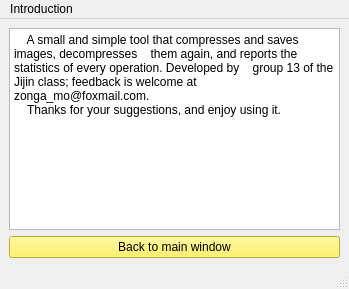
<?xml version="1.0" encoding="UTF-8"?>
<ui version="4.0">
 <class>IntroduceWindow</class>
 <widget class="QMainWindow" name="IntroduceWindow">
  <property name="geometry">
   <rect>
    <x>0</x>
    <y>0</y>
    <width>349</width>
    <height>289</height>
   </rect>
  </property>
  <property name="windowTitle">
   <string>Introduction</string>
  </property>
  <property name="styleSheet">
   <string notr="true"/>
  </property>
  <widget class="QWidget" name="centralwidget">
   <layout class="QGridLayout" name="gridLayout">
    <item row="0" column="0">
     <widget class="QTextBrowser" name="textBrowser">
      <property name="html">
       <string>&lt;!DOCTYPE HTML PUBLIC "-//W3C//DTD HTML 4.0//EN" "http://www.w3.org/TR/REC-html40/strict.dtd"&gt;
&lt;html&gt;&lt;head&gt;&lt;meta name="qrichtext" content="1" /&gt;&lt;meta charset="utf-8" /&gt;&lt;style type="text/css"&gt;
p, li { white-space: pre-wrap; }
hr { height: 1px; border-width: 0; }
li.unchecked::marker { content: "\2610"; }
li.checked::marker { content: "\2612"; }
&lt;/style&gt;&lt;/head&gt;&lt;body style=" font-family:'Microsoft YaHei UI'; font-size:9pt; font-weight:400; font-style:normal;"&gt;
&lt;p style=" margin-top:0px; margin-bottom:0px; margin-left:0px; margin-right:0px; -qt-block-indent:0; text-indent:0px;"&gt;    A small and simple tool that compresses and saves images, decompresses
    them again, and reports the statistics of every operation. Developed by
    group 13 of the Jijin class; feedback is welcome at
    zonga_mo@foxmail.com.&lt;/p&gt;
&lt;p style=" margin-top:0px; margin-bottom:0px; margin-left:0px; margin-right:0px; -qt-block-indent:0; text-indent:0px;"&gt;    Thanks for your suggestions, and enjoy using it.&lt;/p&gt;&lt;/body&gt;&lt;/html&gt;</string>
      </property>
     </widget>
    </item>
    <item row="1" column="0">
     <widget class="QPushButton" name="mainbtn">
      <property name="styleSheet">
       <string notr="true">background-color: rgb(255, 242, 64);</string>
      </property>
      <property name="text">
       <string>Back to main window</string>
      </property>
     </widget>
    </item>
   </layout>
  </widget>
  <widget class="QMenuBar" name="menubar">
   <property name="geometry">
    <rect>
     <x>0</x>
     <y>0</y>
     <width>349</width>
     <height>17</height>
    </rect>
   </property>
   <widget class="QMenu" name="menu">
    <property name="title">
     <string>Introduction</string>
    </property>
   </widget>
   <addaction name="menu"/>
  </widget>
  <widget class="QStatusBar" name="statusbar"/>
 </widget>
 <resources/>
 <connections/>
</ui>
